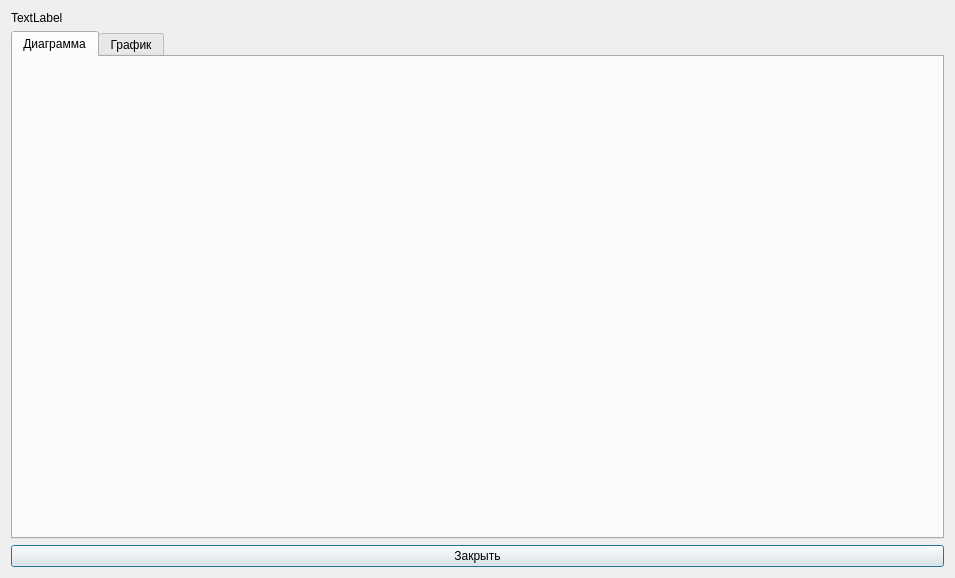
<?xml version="1.0" encoding="UTF-8"?>
<ui version="4.0">
 <class>Stats</class>
 <widget class="QDialog" name="Stats">
  <property name="geometry">
   <rect>
    <x>0</x>
    <y>0</y>
    <width>955</width>
    <height>578</height>
   </rect>
  </property>
  <property name="windowTitle">
   <string>Dialog</string>
  </property>
  <layout class="QHBoxLayout" name="horizontalLayout_3">
   <item>
    <layout class="QVBoxLayout" name="verticalLayout">
     <item>
      <layout class="QHBoxLayout" name="horizontalLayout">
       <item>
        <widget class="QLabel" name="lb_airport">
         <property name="text">
          <string>TextLabel</string>
         </property>
        </widget>
       </item>
      </layout>
     </item>
     <item>
      <widget class="QTabWidget" name="tabWidget">
       <property name="toolTip">
        <string/>
       </property>
       <property name="currentIndex">
        <number>0</number>
       </property>
       <widget class="QWidget" name="sdad">
        <attribute name="title">
         <string>Диаграмма</string>
        </attribute>
        <layout class="QHBoxLayout" name="horizontalLayout_2">
         <item>
          <widget class="QCustomPlot" name="qp_year" native="true"/>
         </item>
        </layout>
       </widget>
       <widget class="QWidget" name="tab_2">
        <attribute name="title">
         <string>График</string>
        </attribute>
        <layout class="QHBoxLayout" name="horizontalLayout_4">
         <item>
          <layout class="QVBoxLayout" name="verticalLayout_2">
           <item>
            <widget class="QComboBox" name="cb_months"/>
           </item>
           <item>
            <widget class="QCustomPlot" name="qp_month" native="true"/>
           </item>
          </layout>
         </item>
        </layout>
       </widget>
      </widget>
     </item>
     <item>
      <widget class="QPushButton" name="pb_close">
       <property name="text">
        <string>Закрыть</string>
       </property>
      </widget>
     </item>
    </layout>
   </item>
  </layout>
 </widget>
 <customwidgets>
  <customwidget>
   <class>QCustomPlot</class>
   <extends>QWidget</extends>
   <header>qcustomplot.h</header>
   <container>1</container>
  </customwidget>
 </customwidgets>
 <resources/>
 <connections/>
</ui>
